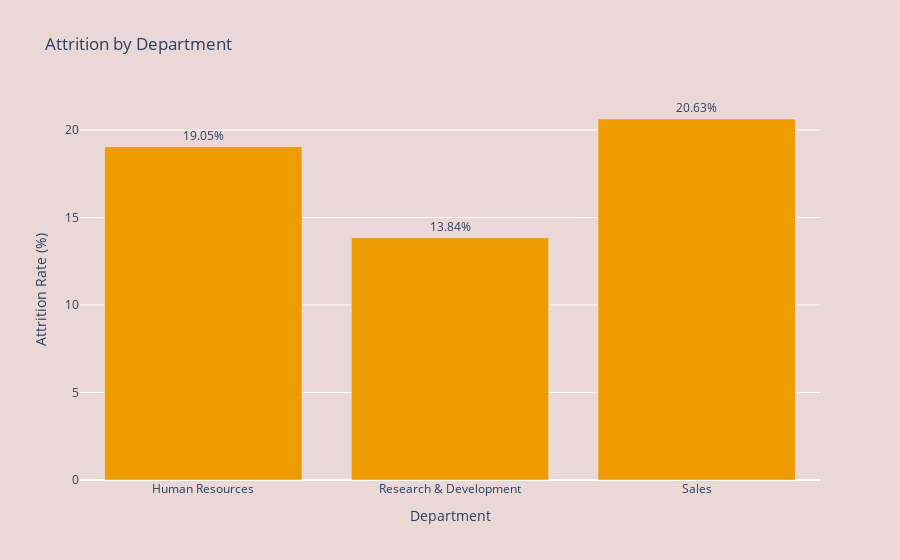

Notebook code cell kept with this figure:
### Markdown cell above
**Insight**: 83.9% of employees stay, while 16.1% leave. This indicates overall good retention but highlights a need to understand the drivers of attrition among the leaving employees.

### Code cell
# 3. Bar Chart: Attrition by Department
fig_department_bar = px.bar(
    x=department_attrition.index,
    y=department_attrition.values,
    labels={"x": "Department", "y": "Attrition Rate (%)"},
    title="Attrition by Department",
    text=department_attrition.values,
    color_discrete_sequence=["#EE9B00"]
)
fig_department_bar.update_traces(texttemplate='%{text:.2f}%', textposition='outside')
fig_department_bar.update_layout(plot_bgcolor="#E9D8D6", paper_bgcolor="#E9D8D6")
fig_department_bar.show()

### Figure 1 — Plotly figure (JSON) as saved in the notebook; plotly's stock layout.template omitted (floating-point values rounded to 4 significant figures)
{"data": [{"alignmentgroup": "True", "hovertemplate": "Department=%{x}<br>Attrition Rate (%)=%{y}<br>text=%{text}<extra></extra>", "legendgroup": "", "marker": {"color": "#EE9B00", "pattern": {"shape": ""}}, "name": "", "offsetgroup": "", "orientation": "v", "showlegend": false, "text": [19.05, 13.84, 20.63], "textposition": "outside", "texttemplate": "%{text:.2f}%", "type": "bar", "x": ["Human Resources", "Research & Development", "Sales"], "xaxis": "x", "y": [19.05, 13.84, 20.63], "yaxis": "y"}], "layout": {"barmode": "relative", "legend": {"tracegroupgap": 0}, "paper_bgcolor": "#E9D8D6", "plot_bgcolor": "#E9D8D6", "title": {"text": "Attrition by Department"}, "xaxis": {"anchor": "y", "domain": [0, 1], "title": {"text": "Department"}}, "yaxis": {"anchor": "x", "domain": [0, 1], "title": {"text": "Attrition Rate (%)"}}}}
